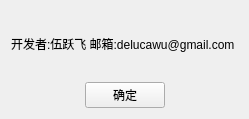
<?xml version="1.0" encoding="UTF-8"?>
<ui version="4.0">
 <class>Information</class>
 <widget class="QWidget" name="Information">
  <property name="geometry">
   <rect>
    <x>0</x>
    <y>0</y>
    <width>249</width>
    <height>119</height>
   </rect>
  </property>
  <property name="windowTitle">
   <string>信息</string>
  </property>
  <layout class="QGridLayout" name="gridLayout">
   <item row="1" column="0">
    <layout class="QHBoxLayout" name="horizontalLayout_3">
     <item>
      <spacer name="horizontalSpacer_2">
       <property name="orientation">
        <enum>Qt::Horizontal</enum>
       </property>
       <property name="sizeHint" stdset="0">
        <size>
         <width>40</width>
         <height>20</height>
        </size>
       </property>
      </spacer>
     </item>
     <item>
      <widget class="QPushButton" name="buttonOK">
       <property name="text">
        <string>确定</string>
       </property>
      </widget>
     </item>
     <item>
      <spacer name="horizontalSpacer">
       <property name="orientation">
        <enum>Qt::Horizontal</enum>
       </property>
       <property name="sizeHint" stdset="0">
        <size>
         <width>40</width>
         <height>20</height>
        </size>
       </property>
      </spacer>
     </item>
    </layout>
   </item>
   <item row="0" column="0">
    <layout class="QHBoxLayout" name="horizontalLayout_2">
     <item>
      <widget class="QLabel" name="label">
       <property name="text">
        <string>开发者:伍跃飞 邮箱:delucawu@gmail.com</string>
       </property>
      </widget>
     </item>
    </layout>
   </item>
  </layout>
 </widget>
 <resources/>
 <connections/>
</ui>
